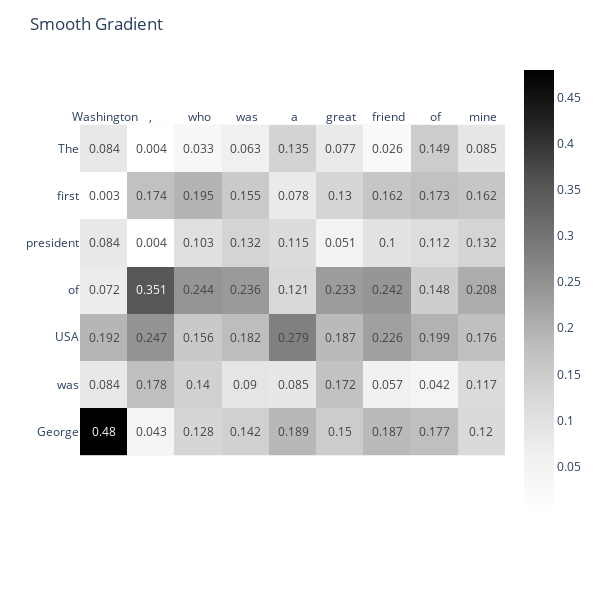

Notebook code for this chart:
### Code cell
fig = generate_heat_map_from_scores(scores_list[2], tokenizer, result)

fig.update_layout(title_text="Smooth Gradient")
fig.show()

### Figure 1 — Plotly figure (JSON) as saved in the notebook; plotly's stock layout.template omitted (floating-point values rounded to 4 significant figures)
{"data": [{"coloraxis": "coloraxis", "hovertemplate": "x: %{x}<br>y: %{y}<br>color: %{z}<extra></extra>", "name": "0", "texttemplate": "%{z}", "type": "heatmap", "x": [" Washington", ",", " who", " was", " a", " great", " friend", " of", " mine"], "xaxis": "x", "y": ["The", " first", " president", " of", " USA", " was", " George"], "yaxis": "y", "z": [[0.084, 0.004, 0.033, 0.063, 0.135, 0.077, 0.026, 0.149, 0.085], [0.003, 0.174, 0.195, 0.155, 0.078, 0.13, 0.162, 0.173, 0.162], [0.084, 0.004, 0.103, 0.132, 0.115, 0.051, 0.1, 0.112, 0.132], [0.072, 0.351, 0.244, 0.236, 0.121, 0.233, 0.242, 0.148, 0.208], [0.192, 0.247, 0.156, 0.182, 0.279, 0.187, 0.226, 0.199, 0.176], [0.084, 0.178, 0.14, 0.09, 0.085, 0.172, 0.057, 0.042, 0.117], [0.48, 0.043, 0.128, 0.142, 0.189, 0.15, 0.187, 0.177, 0.12]]}], "layout": {"coloraxis": {"colorscale": [[0, "rgb(255,255,255)"], [0.125, "rgb(240,240,240)"], [0.25, "rgb(217,217,217)"], [0.375, "rgb(189,189,189)"], [0.5, "rgb(150,150,150)"], [0.625, "rgb(115,115,115)"], [0.75, "rgb(82,82,82)"], [0.875, "rgb(37,37,37)"], [1, "rgb(0,0,0)"]]}, "height": 600, "margin": {"t": 60}, "title": {"text": "Smooth Gradient"}, "width": 600, "xaxis": {"anchor": "y", "constrain": "domain", "domain": [0, 1], "scaleanchor": "y", "side": "top", "tickfont": {"size": 12}}, "yaxis": {"anchor": "x", "autorange": "reversed", "constrain": "domain", "domain": [0, 1], "tickfont": {"size": 12}}}}
